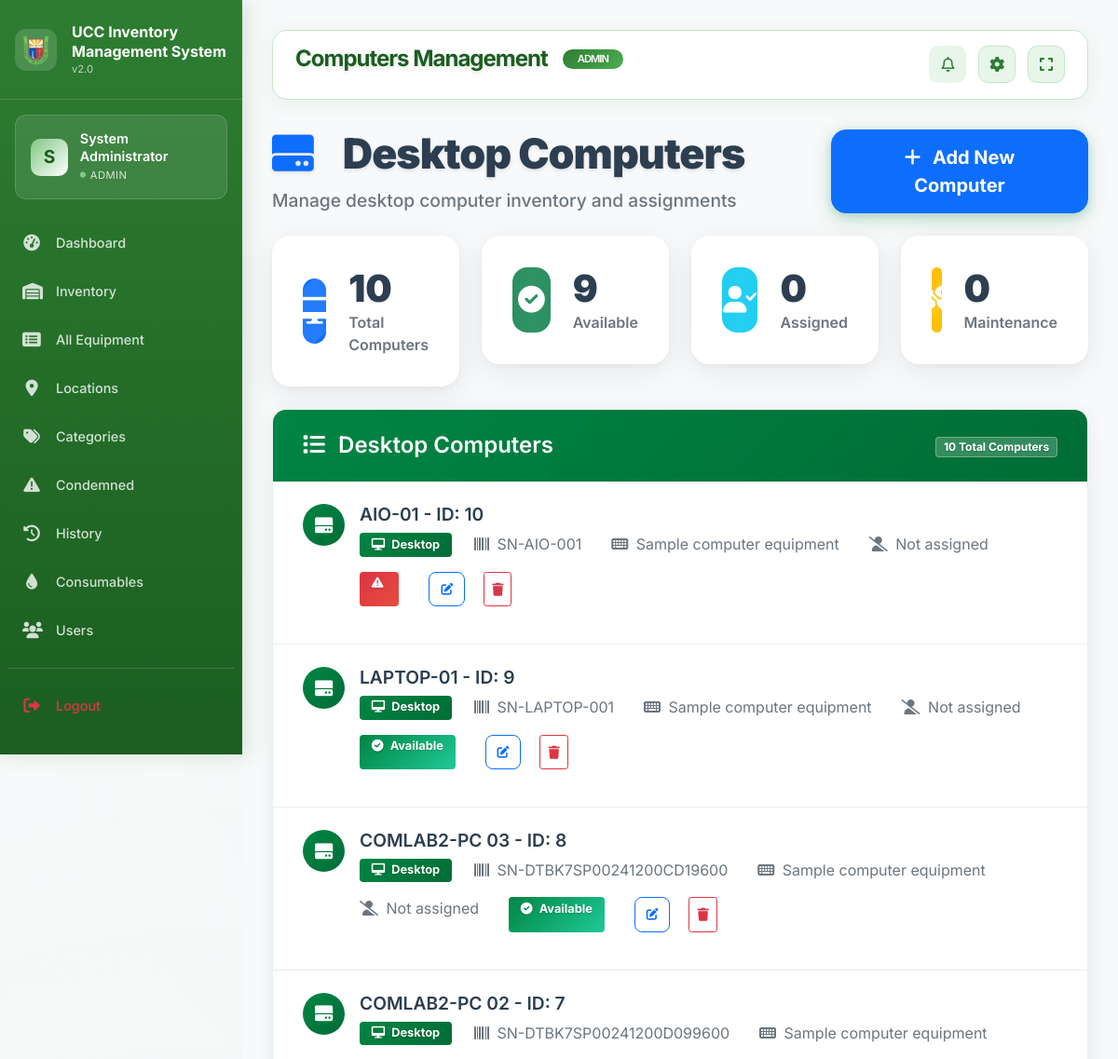
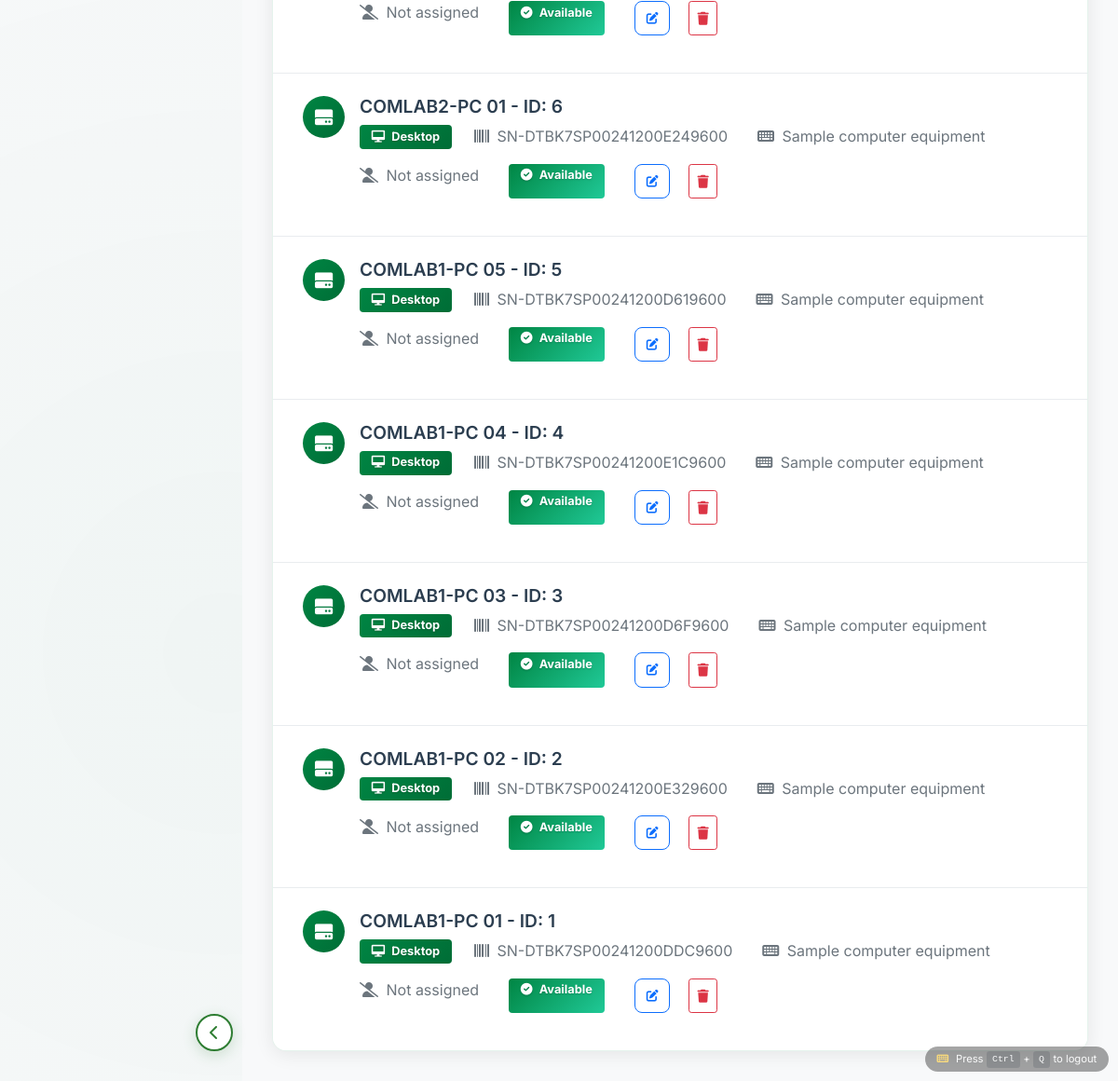
Page /archive_sites/computers.php (signed in) on the committed database (2 pictures, top to bottom).
### tables this page shows
CREATE TABLE `computer_inventory` (
  `id` int(11) NOT NULL,
  `item_number` varchar(50) NOT NULL,
  `computer_set_description` varchar(200) NOT NULL,
  `processor` varchar(100) NOT NULL,
  `ram` varchar(50) NOT NULL,
  `storage` varchar(100) NOT NULL,
  `device_type` enum('Desktop','Laptop','All-in-One') NOT NULL,
  `keyboard_status` enum('OK','Missing','Damaged','Needs Repair') DEFAULT 'OK',
  `mouse_status` enum('OK','Missing','Damaged','Needs Repair') DEFAULT 'OK',
  `power_cord_status` enum('OK','Missing','Damaged','Needs Repair') DEFAULT 'OK',
  `hdmi_status` enum('OK','Missing','Damaged','Needs Repair') DEFAULT 'OK',
  `operating_system` varchar(100) DEFAULT NULL,
  `serial_number` varchar(200) NOT NULL,
  `condition_status` enum('Excellent','Good','Fair','Poor','Damaged') DEFAULT 'Good',
  `location_id` int(11) DEFAULT NULL,
  `remarks` text DEFAULT NULL,
  `status` enum('available','assigned','maintenance','damaged','retired') DEFAULT 'available',
  `is_condemned` tinyint(1) DEFAULT 0,
  `condemned_date` timestamp NULL DEFAULT NULL,
  `condemned_reason` text DEFAULT NULL,
  `condemned_by` int(11) DEFAULT NULL,
  `assigned_to` int(11) DEFAULT NULL,
  `assigned_date` timestamp NULL DEFAULT NULL,
  `created_at` timestamp NOT NULL DEFAULT current_timestamp(),
  `updated_at` timestamp NOT NULL DEFAULT current_timestamp() ON UPDATE current_timestamp()
);

### archive_sites/computers.php (the view, shortened to what this page needs)
<?php
$database = new Database();
$db = $database->getConnection();
$query = "SELECT c.*, u.full_name as assigned_user FROM computer_inventory c
          LEFT JOIN users u ON c.assigned_to = u.id
          ORDER BY c.id DESC";
$stmt = $db->prepare($query);
$stmt->execute();
$computers = $stmt->fetchAll(PDO::FETCH_ASSOC);
include '../includes/header.php';
?>
<div class="computers-header mb-4">
    <div class="row align-items-center">
        <div class="col-md-8">
            <div class="page-title-section">
                <h2 class="page-title mb-2">
                    <i class="fas fa-hdd text-primary me-3"></i>
                    Desktop Computers
                </h2>
                <p class="page-subtitle text-muted mb-0">Manage desktop computer inventory and assignments</p>
            </div>
        </div>
        <div class="col-md-4 text-end">
            <button type="button" class="btn btn-primary btn-lg modern-btn" data-bs-toggle="modal" data-bs-target="#addModal">
                <i class="fas fa-plus me-2"></i> Add New Computer
            </button>
        </div>
    </div>
</div>
<div class="row mb-4">
    <?php
    $total_computers = count($computers);
    $available_count = count(array_filter($computers, function($c) { return $c['status'] == 'available'; }));
    $assigned_count = count(array_filter($computers, function($c) { return $c['status'] == 'assigned'; }));
    $maintenance_count = count(array_filter($computers, function($c) { return $c['status'] == 'maintenance'; }));
    ?>
    <div class="col-md-3">
        <div class="stat-card">
            <div class="stat-icon bg-primary">
                <i class="fas fa-desktop"></i>
            </div>
            <div class="stat-content">
                <h3><?php echo $total_computers; ?></h3>
                <p>Total Computers</p>
            </div>
        </div>
    </div>
    <div class="col-md-3">
        <div class="stat-card">
            <div class="stat-icon bg-success">
                <i class="fas fa-check-circle"></i>
            </div>
            <div class="stat-content">
                <h3><?php echo $available_count; ?></h3>
                <p>Available</p>
            </div>
        </div>
    </div>
    <div class="col-md-3">
        <div class="stat-card">
            <div class="stat-icon bg-info">
                <i class="fas fa-user-check"></i>
            </div>
            <div class="stat-content">
                <h3><?php echo $assigned_count; ?></h3>
                <p>Assigned</p>
            </div>
        </div>
    </div>
    <div class="col-md-3">
        <div class="stat-card">
            <div class="stat-icon bg-warning">
                <i class="fas fa-tools"></i>
            </div>
            <div class="stat-content">
                <h3><?php echo $maintenance_count; ?></h3>
                <p>Maintenance</p>
            </div>
        </div>
    </div>
</div>
<div class="modern-list-container">
    <div class="modern-list-header">
        <h3 class="modern-list-title">
            <i class="fas fa-list me-2"></i>
            Desktop Computers
        </h3>
        <div class="modern-list-actions">
            <span class="badge badge-primary-modern">
                <?php echo count($computers); ?> Total Computers
            </span>
        </div>
    </div>
    <div class="modern-list-wrapper">
        <?php if (empty($computers)): ?>
        <div class="empty-state">
            <div class="empty-icon">
                <i class="fas fa-desktop"></i>
            </div>
            <h4>No Desktop Computers Found</h4>
            <p class="text-muted">No desktop computers found in the system.</p>
        </div>
        <?php else: ?>
        <div class="list-group modern-list-group">
            <?php foreach ($computers as $computer): ?>
            <div class="list-group-item modern-list-item">
                <div class="list-item-content">
                    <div class="list-item-main">
                        <div class="list-item-icon">
                            <i class="fas fa-hdd"></i>
                        </div>
                        <div class="list-item-details">
                            <div class="list-item-title">
                                <h5 class="mb-1">
                                    <?php echo htmlspecialchars($computer['computer_set_description']); ?> - ID: <?php echo $computer['id']; ?>
                                </h5>
                            </div>
                            <div class="list-item-meta">
                                <span class="badge badge-primary-modern me-2">
                                    <i class="fas fa-desktop me-1"></i>
                                    Desktop
                                </span>
                                <span class="text-muted me-3">
                                    <i class="fas fa-barcode me-1"></i>
                                    <?php echo htmlspecialchars($computer['serial_number']); ?>
                                </span>
                                <span class="text-muted me-3">
                                    <i class="fas fa-keyboard me-1"></i>
                                    <?php echo $computer['remarks'] ? htmlspecialchars($computer['remarks']) : 'No remarks'; ?>
                                </span>
                                <?php if ($computer['assigned_user']): ?>
                                <span class="text-success me-3">
                                    <i class="fas fa-user-check me-1"></i>
                                    <?php echo htmlspecialchars($computer['assigned_user']); ?>
                                </span>
                                <?php else: ?>
                                <span class="text-muted me-3">
                                    <i class="fas fa-user-slash me-1"></i>
                                    Not assigned
                                </span>
                                <?php endif; ?>
                                <span class="badge badge-<?php
                                    echo $computer['status'] == 'available' ? 'success' :
                                        ($computer['status'] == 'assigned' ? 'primary' :
                                        ($computer['status'] == 'maintenance' ? 'warning' : 'danger'));
                                ?>-modern me-3">
                                    <i class="fas fa-<?php
                                        echo $computer['status'] == 'available' ? 'check-circle' :
                                            ($computer['status'] == 'assigned' ? 'user' :
                                            ($computer['status'] == 'maintenance' ? 'tools' : 'exclamation-triangle'));
                                    ?> me-1"></i>
                                    <?php echo ucfirst($computer['status']); ?>
                                </span>
                                <button class="btn btn-sm btn-outline-primary edit-btn me-1"
                                        data-id="<?php echo $computer['id']; ?>"
                                        data-description="<?php echo htmlspecialchars($computer['computer_set_description']); ?>"
                                        data-serial="<?php echo htmlspecialchars($computer['serial_number']); ?>"
                                        data-peripherals="<?php echo htmlspecialchars($computer['remarks']); ?>"
                                        data-status="<?php echo $computer['status']; ?>"
                                        data-assigned="<?php echo $computer['assigned_to']; ?>"
                                        data-bs-toggle="modal" data-bs-target="#editModal"
                                        title="Edit Computer">
                                    <i class="fas fa-edit"></i>
                                </button>
                                <button class="btn btn-sm btn-outline-danger delete-btn"
                                        data-id="<?php echo $computer['id']; ?>"
                                        data-bs-toggle="modal" data-bs-target="#deleteModal"
                                        title="Delete Computer">
                                    <i class="fas fa-trash"></i>
                                </button>
                            </div>
                        </div>
                    </div>
                </div>
            </div>
            <?php endforeach; ?>
        </div>
        <?php endif; ?>
    </div>
</div>
<?php include '../includes/footer.php'; ?>

### includes/header.php (style rules this page uses)
:root { --ucc-green-primary: #2E7D32; --ucc-green-secondary: #4CAF50; --ucc-green-light: #81C784; --ucc-green-soft: #E8F5E9; --ucc-green-mint: #C8E6C9; --ucc-green-dark: #1B5E20; --ucc-white: #FFFFFF; --ucc-off-white: #F8F9FA; --ucc-gray-light: #F1F8E9; }
* { margin: 0; padding: 0; box-sizing: border-box; }
body { font-family: 'Inter', sans-serif; background: var(--ucc-off-white); overflow-x: hidden; }
.page-title { display: flex; align-items: center; gap: 1rem; }

### rows in the picture
computer_inventory: computer_set_description "AIO-01", id "10", serial_number "SN-AIO-001", remarks "Sample computer equipment"
computer_inventory: computer_set_description "LAPTOP-01", id "9", serial_number "SN-LAPTOP-001", remarks "Sample computer equipment", status "Available"
computer_inventory: computer_set_description "COMLAB2-PC 03", id "8", serial_number "SN-DTBK7SP00241200CD19600", remarks "Sample computer equipment", status "Available"
computer_inventory: computer_set_description "COMLAB2-PC 02", id "7", serial_number "SN-DTBK7SP00241200D099600", remarks "Sample computer equipment", status "Available"
computer_inventory: computer_set_description "COMLAB2-PC 01", id "6", serial_number "SN-DTBK7SP00241200E249600", remarks "Sample computer equipment", status "Available"
computer_inventory: computer_set_description "COMLAB1-PC 05", id "5", serial_number "SN-DTBK7SP00241200D619600", remarks "Sample computer equipment", status "Available"
computer_inventory: computer_set_description "COMLAB1-PC 04", id "4", serial_number "SN-DTBK7SP00241200E1C9600", remarks "Sample computer equipment", status "Available"
computer_inventory: computer_set_description "COMLAB1-PC 03", id "3", serial_number "SN-DTBK7SP00241200D6F9600", remarks "Sample computer equipment", status "Available"
computer_inventory: computer_set_description "COMLAB1-PC 02", id "2", serial_number "SN-DTBK7SP00241200E329600", remarks "Sample computer equipment", status "Available"
computer_inventory: computer_set_description "COMLAB1-PC 01", id "1", serial_number "SN-DTBK7SP00241200DDC9600", remarks "Sample computer equipment", status "Available"

### other values in the picture
substr($_SESSION['full_name'], 0, 1) "S"
$_SESSION['full_name'] "System Administrator"
$_SESSION['role'] "ADMIN"
$page_title "Computers Management"
$total_computers "10"
$available_count "9"
$assigned_count "0"
$maintenance_count "0"
count($computers) "10"
